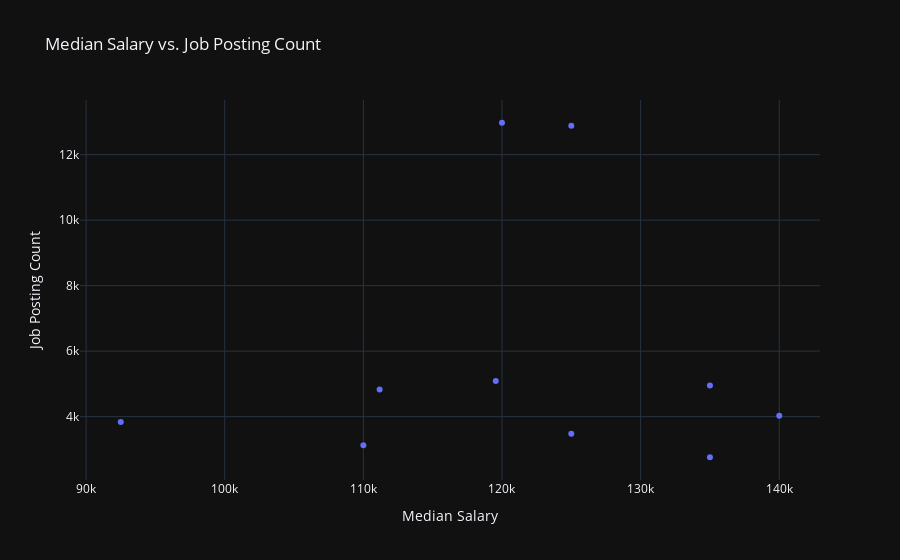

This figure's notebook cell:
### Code cell
import plotly.express as px

# Create the scatter plot
fig = px.scatter(df, x='median_salary', y='salary_count',
                hover_data=['skill'],
                title='Median Salary vs. Job Posting Count',
                labels={'median_salary': 'Median Salary', 'salary_count': 'Job Posting Count'},
                template='plotly_dark')

# Show the plot
fig.show()

### Figure 1 — Plotly figure (JSON) as saved in the notebook; plotly's stock layout.template omitted (floating-point values rounded to 4 significant figures)
{"data": [{"customdata": [["spark"], ["aws"], ["java"], ["azure"], ["python"], ["sql"], ["r"], ["tableau"], ["sas"], ["excel"]], "hovertemplate": "Median Salary=%{x}<br>Job Posting Count=%{y}<br>skill=%{customdata[0]}<extra></extra>", "legendgroup": "", "marker": {"color": "#636efa", "symbol": "circle"}, "mode": "markers", "name": "", "orientation": "v", "showlegend": false, "type": "scatter", "x": [140000, 135000, 135000, 125000, 125000, 120000, 119550, 111175, 110000, 92500], "xaxis": "x", "y": [4025, 4952, 2760, 3480, 12883, 12974, 5088, 4830, 3126, 3835], "yaxis": "y"}], "layout": {"legend": {"tracegroupgap": 0}, "title": {"text": "Median Salary vs. Job Posting Count"}, "xaxis": {"anchor": "y", "domain": [0, 1], "title": {"text": "Median Salary"}}, "yaxis": {"anchor": "x", "domain": [0, 1], "title": {"text": "Job Posting Count"}}}}
